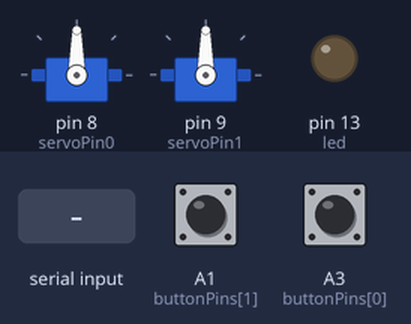
Bench run of a sketch on a simulated Arduino Uno, built with avr-gcc and run on an emulated ATmega328P. On the bench: 2 × servo, output pins drawn as LEDs (lit = HIGH). The test bench sets the inputs (shaded band); at power-on: A1 (buttonPins[1]) HIGH, A3 (buttonPins[0]) HIGH. What the sketch prints to the serial monitor is not drawn.

Above: at 1.2 s.
1.3 s: "1" received over Serial
At 1.85 s:
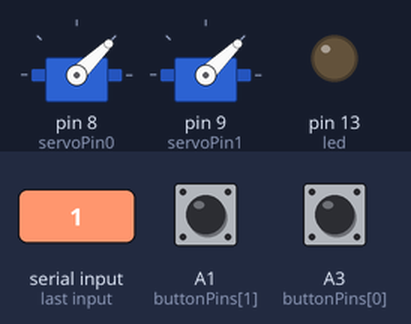
4.3 s: "0" received over Serial
At 5.2 s:
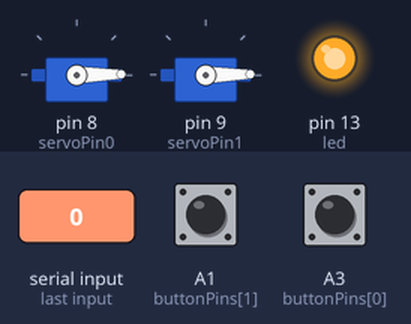
7.3 s: "2" received over Serial
At 14.0 s:
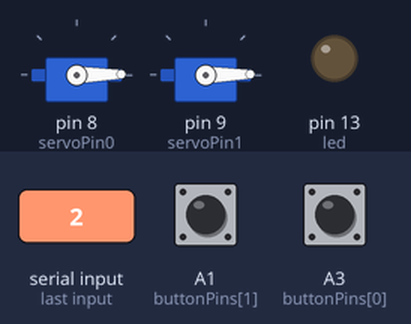
Timing chart, 0 to 15.5 s (numbered marks = the images above; inputs shaded):
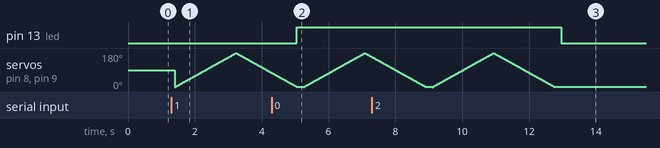

The sketch:

tickleBand2.ino
```cpp
#include <Servo.h>
#define DEBUG true

const int buttonPins[] = {A3, A1};
const int numInputs = 2;

char incomingByte = 0;

int led = 13;
int lastButtonState[numInputs];

/****servo variables ***/
const int servoPin0 = 8;
const int servoPin1 = 9;

Servo servo0;
Servo servo1;

int pos0 = 0;
int pos1 = 0;


void setup()
{
  Serial.begin(9600);
  for(int i=0; i<numInputs; i++){
     pinMode(buttonPins[i], INPUT);
     digitalWrite(buttonPins[i], HIGH);
     lastButtonState[i] = LOW;
  }
  servo0.attach(servoPin0);
  servo1.attach(servoPin1);
  pinMode(led,OUTPUT);
}

void loop()
{
  int reading[numInputs];
  for(int i = 0; i < numInputs; i++){
    reading[i] = digitalRead(buttonPins[i]);
    // If the switch changed, due to noise or pressing:
    if (reading[i] != lastButtonState[i]) {
      // reset the debouncing timer
      if(reading[i] == HIGH){
        sendTickle();
      }
    }
    // save the reading.  Next time through the loop,
    // it'll be the lastButtonState:
    lastButtonState[i] = reading[i];
  }
  if (Serial.available() > 0) {
    // read the incoming byte:
    incomingByte = Serial.read();
    // say what you got:
    triggerTickle();
    digitalWrite(led,HIGH);
  }
  else{
    digitalWrite(led,LOW);
  }
  // Wait 100 milliseconds
  delay(200);
}

void triggerTickle(){
  for(pos0 = 0; pos0 < 180; pos0 += 1)  // goes from 0 degrees to 180 degrees
  {                                  // in steps of 1 degree
    servo0.write(pos0);
    servo1.write(pos0);    // tell servo to go to position in variable 'pos'
    delay(10);                       // waits 15ms for the servo to reach the position
  }
  for(pos0 = 180; pos0>=1; pos0-=1)     // goes from 180 degrees to 0 degrees
  {
    servo0.write(pos0);
    servo1.write(pos0);    // tell servo to go to position in variable 'pos'
    delay(10);                       // waits 15ms for the servo to reach the position
  }
}

void sendTickle(){
  Serial.write('t');
}
```

Measured:
- after the input at 4.3 s, pin 13 (led): goes on until 5.1 s, then stays HIGH
- after the input at 7.3 s, pin 13 (led): HIGH → LOW after 5.7 s instead of 1.8 s
